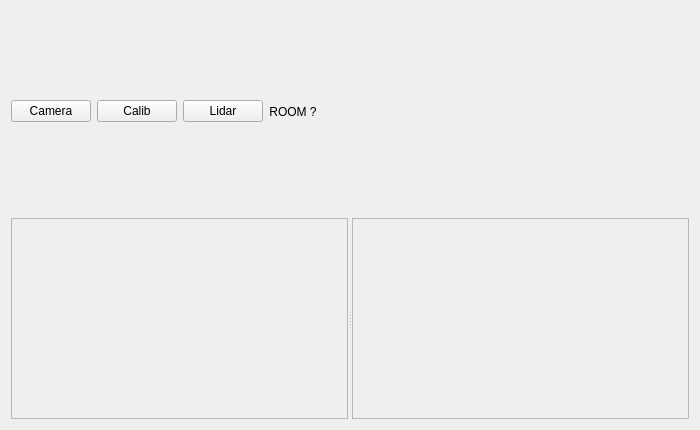
<?xml version="1.0" encoding="UTF-8"?>
<ui version="4.0">
 <class>local_guiDlg</class>
 <widget class="QWidget" name="local_guiDlg">
  <property name="geometry">
   <rect>
    <x>0</x>
    <y>0</y>
    <width>700</width>
    <height>430</height>
   </rect>
  </property>
  <property name="windowTitle">
   <string> layout</string>
  </property>
  <layout class="QVBoxLayout" name="verticalLayout">
   <item>
    <layout class="QHBoxLayout" name="controlsLayout">
     <item>
      <widget class="QPushButton" name="btn_camera_viz">
       <property name="text">
        <string>Camera</string>
       </property>
       <property name="maximumHeight">
        <number>35</number>
       </property>
      </widget>
     </item>
     <item>
      <widget class="QPushButton" name="btn_calib_viz">
       <property name="text">
        <string>Calib</string>
       </property>
       <property name="toolTip">
        <string>Self-calibration: parameter values, their uncertainty, and whether the driving is currently teaching each one</string>
       </property>
       <property name="maximumHeight">
        <number>35</number>
       </property>
      </widget>
     </item>
     <item>
      <widget class="QPushButton" name="btn_lidar_points_viz">
       <property name="text">
        <string>Lidar</string>
       </property>
       <property name="checkable">
        <bool>true</bool>
       </property>
       <property name="checked">
        <bool>false</bool>
       </property>
       <property name="maximumHeight">
        <number>35</number>
       </property>
      </widget>
     </item>
     <item>
      <widget class="QLabel" name="lbl_room_stable">
       <property name="text">
        <string>ROOM ?</string>
       </property>
       <property name="alignment">
        <set>Qt::AlignCenter</set>
       </property>
       <property name="minimumWidth">
        <number>150</number>
       </property>
       <property name="minimumHeight">
        <number>35</number>
       </property>
       <property name="maximumHeight">
        <number>35</number>
       </property>
       <property name="toolTip">
        <string>Room stabilization state: red until localization is stable enough to create the room node, green once the room exists in the DSR graph.</string>
       </property>
      </widget>
     </item>
     <item>
      <spacer name="controlsSpacer">
       <property name="orientation">
        <enum>Qt::Horizontal</enum>
       </property>
       <property name="sizeHint" stdset="0">
        <size>
         <width>40</width>
         <height>20</height>
        </size>
       </property>
      </spacer>
     </item>
    </layout>
   </item>
   <item>
    <widget class="QSplitter" name="splitter">
     <property name="orientation">
      <enum>Qt::Horizontal</enum>
     </property>
     <widget class="QFrame" name="frame">
      <property name="frameShape">
       <enum>QFrame::StyledPanel</enum>
      </property>
      <property name="frameShadow">
       <enum>QFrame::Raised</enum>
      </property>
     </widget>
     <widget class="QFrame" name="frame_series">
      <property name="frameShape">
       <enum>QFrame::StyledPanel</enum>
      </property>
      <property name="frameShadow">
       <enum>QFrame::Raised</enum>
      </property>
     </widget>
    </widget>
   </item>
  </layout>
 </widget>
 <resources/>
 <connections/>
</ui>
